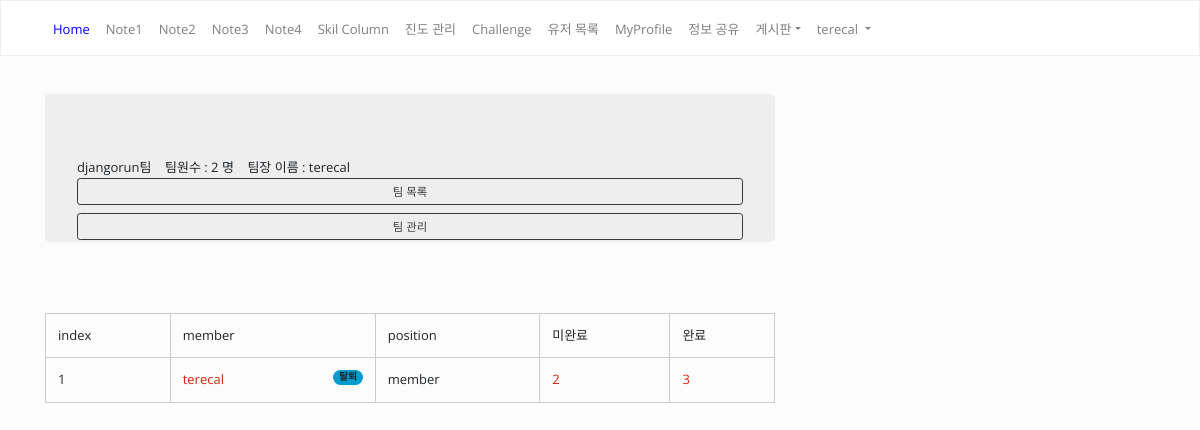
Page /todo/team_member_list/1 (signed in) on the committed database.
### todo/models.py (models this page shows)
class TeamInfo(models.Model):
    leader = models.ForeignKey(User, on_delete=models.CASCADE)
    team_name = models.CharField(max_length=50, unique=True)
    team_description = models.TextField(blank=True)
    member_count = models.IntegerField(default=1)
    def __str__(self):
        return self.team_name

class TeamMember(models.Model):
    team = models.ForeignKey(TeamInfo, on_delete=models.CASCADE)
    member = models.ForeignKey(User, on_delete=models.CASCADE)
    position = models.CharField(max_length=50,default="member")

### accounts2/models.py (models this page shows)
class Profile(models.Model):
    user = models.OneToOneField(User, on_delete=models.CASCADE, related_name='profile')
    phone = models.CharField(max_length=20)
    address = models.CharField(max_length=100)
    completecount = models.IntegerField(default=0)
    uncompletecount = models.IntegerField(default=0)
    reputation = models.IntegerField(default=0)
    shortcut_user_id = models.CharField(default="me", max_length=40)
    selected_category_id = models.IntegerField(default=1, blank=True)
    position = models.CharField(max_length=50,default="member")
    subject_of_memo = models.CharField(max_length=60) # 스킬 노트의 주제
    skill_note_reputation = models.IntegerField(default=0) # skill note 유저 리스트 점수 추가할때 계산됨
    email = models.CharField(max_length=20 , blank=True)
    public = models.CharField(max_length=5 , default="yes")
    github= models.CharField(max_length=20 , default="www.github.com")
    site2 = models.CharField(max_length=20 , blank=True)
    site1 = models.CharField(max_length=20 , blank=True)
    site3 = models.CharField(max_length=20 , blank=True)
    site4 = models.CharField(max_length=20 , blank=True)

### todo/views.py (the view)
# urls.py: path('team_member_list/<int:team_info_id>', views.team_member_list_view.as_view() , name="team_member_list"),
class team_member_list_view(LoginRequiredMixin,ListView):
    model = TeamMember
    paginate_by = 40
    def get_queryset(self):
        team_info_id = self.kwargs['team_info_id']
        print("team_info_id : " , team_info_id)
        return TeamMember.objects.filter(team=team_info_id)
    def get_context_data(self, *, object_list=None, **kwargs):
        context = super(type(self), self).get_context_data(**kwargs)
        team_info_id = self.kwargs['team_info_id']
        ti = TeamInfo.objects.get(id=team_info_id)
        print("ti : ", ti)
        context["team_id"] = ti.id
        context['team_name'] = ti.team_name
        context['team_leader_name'] = ti.leader.username
        context['team_member_count']= ti.member_count
        return context
    def get_template_names(self):
        print("team member list page를 출력")
        return ['todo/teammember_list.html']

### todo/templates/todo/teammember_list.html (shortened to what this page needs)
{% extends "layout.html" %}
{%block content %}
<div class="jumbotron">
    <span id="team_name">
        {{team_name}}팀
    </span> &nbsp;&nbsp;
    팀원수 : {{team_member_count}} 명 &nbsp;&nbsp;
    팀장 이름 : {{team_leader_name}}
    <a class="btn btn-outline-dark btn-sm team_register_button float-right btn-block" href="{% url 'todo:TeamInfoListView' %}" >팀 목록</a>
    <a class="btn btn-outline-dark btn-sm team_register_button float-right team_todo_list_btn btn-block" href="{% url 'todo:team_todo_list' team_name  %}">팀 관리</a>
</div>
<br><br>
<table class="table table-bordered" id="todo_list">
    <tr>
        <td>index</td>
        <td>member</td>
        <td>position</td>
        <td>미완료</td>
        <td>완료</td>
    </tr>
    {% if object_list.exists %}
        {% for p in object_list %}
            <tr id=tr_{{p.id}}>
                <td>
                    {{ forloop.counter }}
                </td>
                <td>
                        <a href="/todo/todolist/uncomplete/admin/{{p.member.username}}/{{team_leader_name}}">
                            {{ p.member.username }}
                        </a>
                        {% if p.member == request.user %}
                            <a class="badge badge-pill badge-info withdrawl_team_button float-right" data-member_id={{p.id}} data-team_id={{p.team.id}}>탈퇴</a>
                        {% endif %}
                </td>
                <td>
                    {{ p.position }}
                </td>
                <td>
                    <a href="/todo/todolist/uncomplete/admin/{{p.member.username}}/{{team_leader_name}}">
                        {{ p.member.profile.uncompletecount }}
                    </a>
                </td>
                <td>
                    <a href="/todo/todolist/complete/admin/{{p.member.username}}/{{team_leader_name}}">
                        {{ p.member.profile.completecount }}
                    </a>
                </td>
            </tr>
        {% endfor %}
    {% else %}
        <tr>
            <td colspan="5">
                <h4>아직 등록된 멤버가 없습니다.</h4>
            </td>
        </tr>
    {% endif %}
</table>
{% endblock %}

### reservation_app/templates/layout.html (shortened to what this page needs)
<!DOCTYPE html>
{% load static %}
<html lang="en">
<head>
	<link rel="stylesheet" href="{% static 'bootstrap/bootstrap.css' %}" media="screen">
	<link rel="stylesheet" href="{% static '_assets/css/custom.min.css' %}">
</head>
<body>
<div class="navbar navbar-expand-sm fixed-top navbar-light bg-light" id="navbar" style="margin-bottom:4px;">
	<div class="container">
	<ul class="navbar-nav">
		<li class="nav-item">
			<a class="nav-link" href="http://www.skilnote-for-innotree.co.kr">
				<p style="color:blue">Home</p>
			</a>
		</li>
		<li class="nav-item">
			<a class="nav-link" href="{% url 'wm:my_shortcut_list' %}">Note1</a>
		</li>
		<li class="nav-item">
			<a class="nav-link" href="{% url 'skilnote2:my_shortcut_list' %}">Note2</a>
		</li>
		<li class="nav-item">
			<a class="nav-link" href="{% url 'skilnote3:my_shortcut_list' %}">Note3</a>
		</li>
		<li class="nav-item">
			<a class="nav-link" href="{% url 'skilnote4:my_shortcut_list' %}">Note4</a>
		</li>
		<li class="nav-item">
			<a class="nav-link" href="{% url 'skilblog:SkilBlogTitleList' %}">Skil Column</a>
		</li>
		<li class="nav-item">
			<a class="nav-link" href="{% url 'pd:private_task_list' %}"> 진도 관리 </a>
		</li>
		<li class="nav-item">
			<a class="nav-link" href="{% url 'challenge:challenge_subject_list'  %}">Challenge</a>
		</li>
		<li class="nav-item">
			<a class="nav-link" href="{% url 'wm:user_list_for_memo' %}">유저 목록</a>
		</li>
		<li class="nav-item">
			<a class="nav-link" href="{% url 'accounts2:my_profile_information_view' %}">MyProfile</a>
		</li>
		<li class="nav-item">
			<a class="nav-link" href="{% url 'blog:post_list' %}"> 정보 공유 </a>
		</li>
		<li class="nav-item dropdown">
			<a class="nav-link dropdown-toggle" data-toggle="dropdown" href="#" id="download" aria-expanded="false">게시판</a>
		</li>
		{% if user.is_authenticated %}
		<li class="nav-item dropdown">
			<a class="nav-link dropdown-toggle" data-toggle="dropdown" href="#" id="download">{{ user }} </a>
		</li>
		{% endif %}
	</ul>
	</div>
</div>
<div class="container page-top">
	<div class="row">
		<div class="col-md-8" id="main-div">
			{% block content %} {% endblock %}
		</div>
		<div class="col-md-4">
		</div>
	</div>
</div>
{% load socialaccount %}
</body>
</html>

### rows in the picture
TeamInfo: team_name "djangorun"
TeamMember: member.username "terecal", position "member", member.profile.uncompletecount "2", member.profile.completecount "3"

### other values in the picture
{{ user }} "terecal"
{{ team_member_count }} "2"
{{ team_leader_name }} "terecal"
